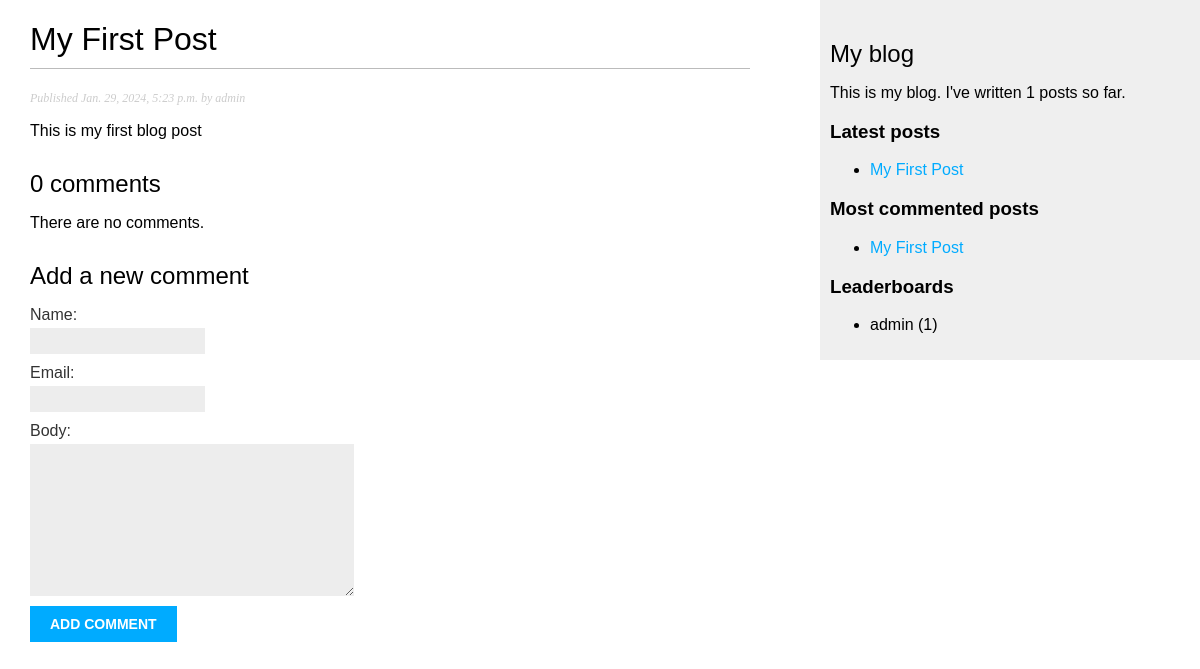
The app's page /blog/2024/1/29/slug/, older data.
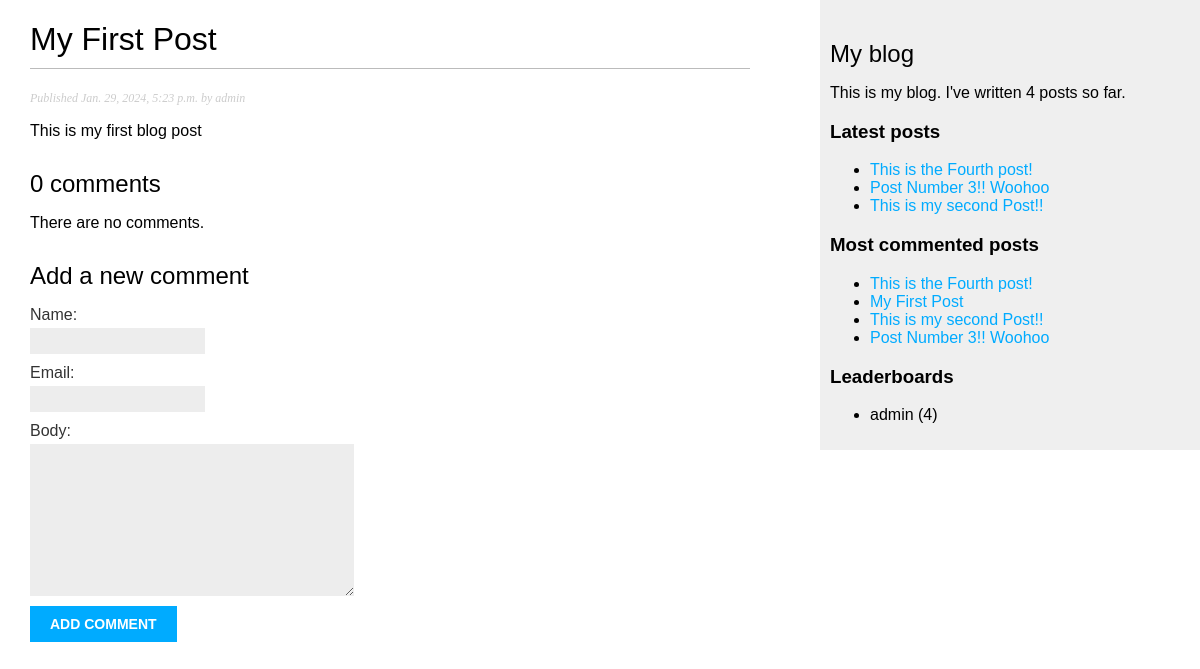
The same page, newer data.
### blog/models.py (models this page shows, shortened)
class Post(models.Model):
    class Status(models.TextChoices):
        DRAFT = 'DF', 'Draft'
        PUBLISHED = 'PB', 'Published'
    title = models.CharField(max_length=250)
    slug = models.SlugField(max_length=250,
                            unique_for_date='publish')
    author = models.ForeignKey(User,
                               on_delete=models.CASCADE,
                               related_name='blog_posts')
    body = models.TextField()
    publish = models.DateTimeField(default=timezone.now)
    created = models.DateTimeField(auto_now_add=True)
    updated = models.DateTimeField(auto_now=True)
    status = models.CharField(max_length=2,
                              choices=Status.choices,
                              default=Status.DRAFT)
    objects = models.Manager() # The default manager.
    published = PublishedManager() # Our custom manager.
    class Meta:
        ordering = ['-publish']
        indexes = [
            models.Index(fields=['-publish']),
        ]
    def get_absolute_url(self):
        return reverse('blog:post_detail',
                        args=[self.publish.year,
                              self.publish.month,
                              self.publish.day,
                              self.slug])

### blog/views.py (the view)
def post_detail(request, year, month, day, post):
    post = get_object_or_404(Post,
                             status=Post.Status.PUBLISHED,
                             slug=post,
                             publish__year=year,
                             publish__month=month,
                             publish__day=day)
    comments = post.comments.filter(active=True)
    form = CommentForm()
    return render(request,
                'blog/post/detail.html',
                {'post': post,
                 'comments': comments,
                 'form': form})

### blog/forms.py
class CommentForm(forms.ModelForm):
    class Meta:
        model = Comment
        fields = ['name', 'email', 'body']

### blog/models.py (called while the page is built)
    def get_queryset(self):
        return super().get_queryset()\
                    .filter(status=Post.Status.PUBLISHED)

### blog/templatetags/blog_tags.py (called while the page is built)
@register.simple_tag
def total_posts():
    return Post.published.count()

@register.inclusion_tag('blog/post/latest_posts.html')
def show_latest_posts(count=5):
    latest_posts = Post.published.order_by('-publish')[:count]
    return {'latest_posts': latest_posts}

@register.simple_tag
def get_most_commented_posts(count=5):
    return Post.published.annotate(
        total_comments = Count('comments')
    ).order_by('-total_comments')[:count]

### blog/templates/blog/post/detail.html (shortened to what this page needs)
{% extends "blog/base.html" %}
{% block content %}
    <h1>{{ post.title }}</h1>
    <p class="date">
        Published {{ post.publish }} by {{ post.author }}
    </p>
    {{ post.body|linebreaks }}
    {% with comments.count as total_comments %}
        <h2>
            {{ total_comments }} comment{{ total_comments|pluralize }}
        </h2>
    {% endwith %}
    {% for comment in comments %}
        <div class="comment">
            <p class="info">
                Comment {{ forloop.counter }} by {{ comment.name }}
                {{ comment.created }}
            </p>
            {{ comment.body|linebreaks }}
        </div>
    {% empty %}
        <p>There are no comments.</p>
    {% endfor %}
    {% include "blog/post/includes/comment_form.html" %}
{% endblock %}

### blog/templates/blog/base.html (shortened to what this page needs)
{% load blog_tags %}
{% load static %}
<!DOCTYPE html>
<html>
<head>
    <link href="{% static "css/blog.css" %}" rel="stylesheet">
</head>
<body>
    <div id="content">
        {% block content %}
        {% endblock %}
    </div>
    <div id="sidebar">
        <h2>My blog</h2>
        <p>
            This is my blog.
            I've written {% total_posts %} posts so far.
        </p>
        <h3>Latest posts</h3>
        {% show_latest_posts 3 %}
        <h3>Most commented posts</h3>
        {% get_most_commented_posts as most_commented_posts %}
        <ul>
            {% for post in most_commented_posts %}
                <li>
                    <a href="{{ post.get_absolute_url }}">{{ post.title }}</a>
                </li>
            {% endfor %}
        </ul>
        <h3>Leaderboards</h3>
        {% get_top_users as top_users %}
        <ul>
            {% for user in top_users %}
                <li> {{user}} </li>
            {% endfor %}
        </ul>
    </div>
</body>
</html>

### blog/templates/blog/post/latest_posts.html
<ul>
    {% for post in latest_posts %}
        <li>
            <a href="{{ post.get_absolute_url }}">{{ post.title }}</a>
        </li>
    {% endfor %}
</ul>

Row changes from the older to the newer data that the page shows:
no longer on one of the page's lists (row unchanged): Post: title "My First Post"
added Post: title "This is the Fourth post!"
added Post: title "Post Number 3!! Woohoo"
added Post: title "This is my second Post!!"
Text that changed along with them:
text no longer shown: "1"
text now shown: "4"
new list line: "admin (4)"
list line gone: "admin (1)"
